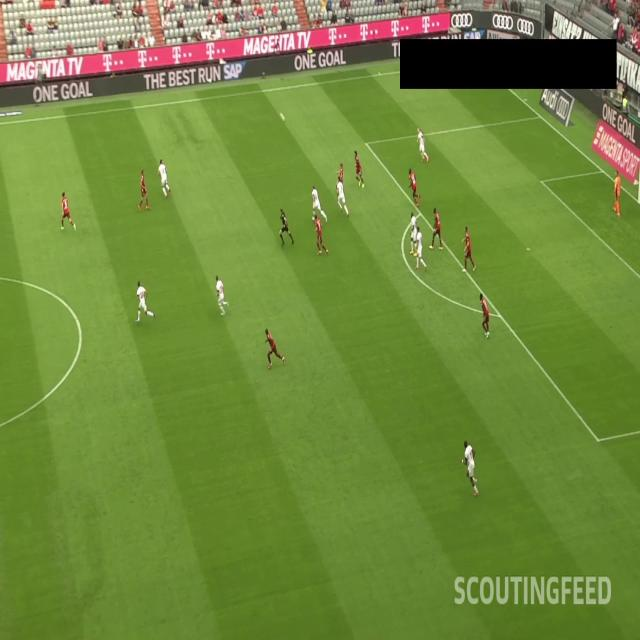
#> input picture data/dataset/train/images/A1606b0e6_0-12-_frame00012_jpg.rf.6cb65a91ec05e815172c285b5c241722.jpg, 640 x 640 px, given in place of A1606b0e6_0 (62).mp4, which was not available
$ jupyter execute --allow-errors 01_clasificacion_equipos.ipynb   (shell and % lines are left out)   (text cells are left out)
#> lines starting #> are read from the running program, lines starting #| are printed output that depends on the picture; after the words box and inside, x2 and y2 are one past the last pixel; in counts of white or black regions, pixels touching at a corner belong together; pictures that were not available may be replaced by others from this repository, and a replacement may not be noted
[cell 1]
import json
import cv2
import numpy as np
from pathlib import Path
from collections import defaultdict

REPO_ROOT = Path("../..").resolve()
VIDEO_IN = REPO_ROOT / "data" / "raw" / "A1606b0e6_0 (62).mp4"
TRACKING_JSON = REPO_ROOT / "data" / "tracking" / "tracking_A1606b0e6_62.json"

#> (the rest of this cell did not finish here and is left out)

[cell 2]
def color_camiseta(frame, bbox):
    """Color DOMINANTE del torso (BGR) por mini K-means sobre píxeles sin césped."""
    x1, y1, x2, y2 = [int(v) for v in bbox]
    h_box = y2 - y1
    w_box = x2 - x1
    if h_box < 10 or w_box < 4:
        return None
    ty1 = y1 + int(0.22 * h_box)
    ty2 = y1 + int(0.50 * h_box)
    tx1 = x1 + int(0.25 * w_box)
    tx2 = x2 - int(0.25 * w_box)
    crop = frame[max(ty1, 0):ty2, max(tx1, 0):tx2]
    if crop.size == 0:
        return None
    hsv = cv2.cvtColor(crop, cv2.COLOR_BGR2HSV)
    verde = cv2.inRange(hsv, (35, 40, 40), (85, 255, 255))
    pix = crop[verde == 0].astype(np.float32)
    if len(pix) < 30:
        return None
    if len(pix) > 300:
        idx = np.random.default_rng(0).choice(len(pix), 300, replace=False)
        pix = pix[idx]
    k = 3 if len(pix) >= 60 else 1
    if k == 1:
        return pix.mean(axis=0)
    criteria = (cv2.TERM_CRITERIA_EPS + cv2.TERM_CRITERIA_MAX_ITER, 20, 1.0)
    _, labels, centers = cv2.kmeans(pix, k, None, criteria, 3, cv2.KMEANS_PP_CENTERS)
    return centers[np.bincount(labels.ravel()).argmax()]

# Recorrer el vídeo guardando (frame, color, peso) por track
colores_track = defaultdict(list)   # id -> lista de (f_idx, BGR, peso)

cap = cv2.VideoCapture(str(VIDEO_IN))
#> (the rest of this cell did not finish here and is left out)

[cell 3]
# Validación visual: color mediano extraído de cada track
import matplotlib.pyplot as plt

medianas = {tid: np.median(np.array([c for f, c, p in v]), axis=0)
            for tid, v in colores_track.items() if len(v) >= 5}

tids_vis = sorted(medianas.keys())
n = len(tids_vis)
cols = 8
rows = (n + cols - 1) // cols

#> (the rest of this cell did not finish here and is left out)

[cell 4]
# Clasificación v5: equipo por detección (modelo equipación-césped) + división de
# tracks por cambio sostenido de equipo (corrige swaps inter-equipo del tracking)
def bgr_a_ab(colores_bgr):
    img = np.clip(np.array(colores_bgr), 0, 255).astype(np.uint8).reshape(-1, 1, 3)
    lab = cv2.cvtColor(img, cv2.COLOR_BGR2Lab).reshape(-1, 3).astype(np.float32)
    return lab[:, 1:3]

# ---- 0. Color del césped ----
cap = cv2.VideoCapture(str(VIDEO_IN))
total_f = int(cap.get(cv2.CAP_PROP_FRAME_COUNT))
muestras = []
for fi in range(0, total_f, 150):
    cap.set(cv2.CAP_PROP_POS_FRAMES, fi)
    ret, fr = cap.read()
    if not ret:
        continue
    hsv = cv2.cvtColor(fr, cv2.COLOR_BGR2HSV)
    masc = cv2.inRange(hsv, (35, 40, 40), (85, 255, 255)) > 0
    pix = fr[masc]
    if len(pix) > 1000:
        idx = np.random.default_rng(0).choice(len(pix), 1000, replace=False)
        muestras.append(pix[idx])
#> this loop made 1 pass
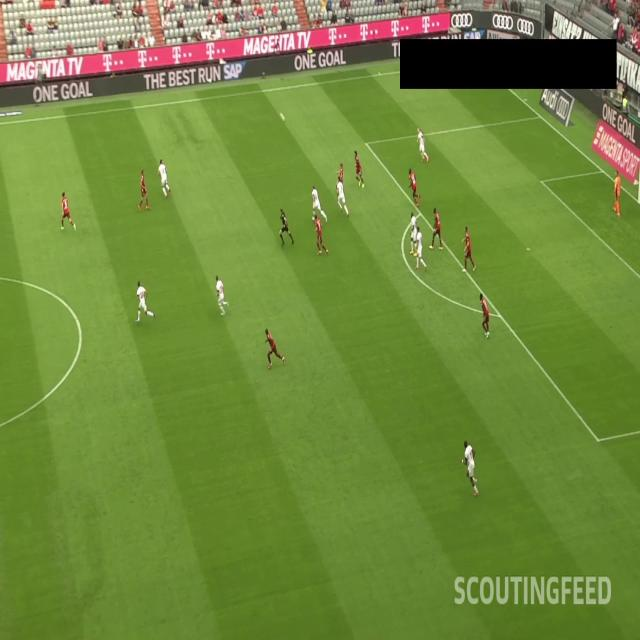
#> input picture data/dataset/train/images/A1606b0e6_0-12-_frame00012_jpg.rf.6cb65a91ec05e815172c285b5c241722.jpg, 640 x 640 px, given in place of A1606b0e6_0 (62).mp4, which was not available
#> pass 1, `masc = cv2.inRange(hsv, (35, 40, 40), (85, 255, 255)) > 0`:
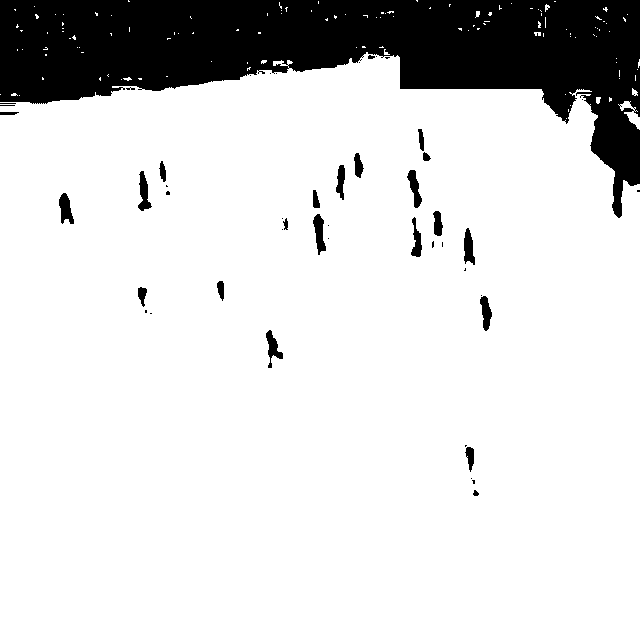
#> masc: shape (640, 640) bool; 84.9% white; 49 black regions (26 under 20 px), largest, box (x1, y1, x2, y2) and area: (0, 0, 640, 218) 58280, (313, 214, 326, 255) 304, (138, 171, 152, 211) 290
#> fr is the input picture: shape (640, 640, 3); mean B, G, R 60.8, 136.6, 111.9
#> after the loop, muestras = 1 item
cap.release()
cesped_bgr = np.median(np.vstack(muestras).astype(float), axis=0)
#> cesped_bgr = [51, 140, 105]
ab_cesped = bgr_a_ab([cesped_bgr])[0]
#> in bgr_a_ab, `img = np.clip(np.array(colores_bgr), 0, 255).astype(np.uint8).reshape(..`: img = [[51, 140, 105]]
#> in bgr_a_ab, `lab = cv2.cvtColor(img, cv2.COLOR_BGR2Lab).reshape(-1, 3).astype(np.fl..`: lab = [[138, 101, 170]]
#> ab_cesped = [101, 170]

# ---- 1. Aplanar detecciones (con frame) ----
det_frames, det_colors, det_pesos, det_tids = [], [], [], []
for tid, lst in colores_track.items():
    for (f, c, p) in lst:
        det_frames.append(f)
        det_colors.append(c)
        det_pesos.append(p)
        det_tids.append(int(tid))
det_frames = np.array(det_frames)
#> (the rest of this cell did not finish here and is left out)

$ run again, on data/dataset/train/images/A1606b0e6_0-12-_frame00108_jpg.rf.46f72990a8c6fdba9d09803c40d328a3.jpg
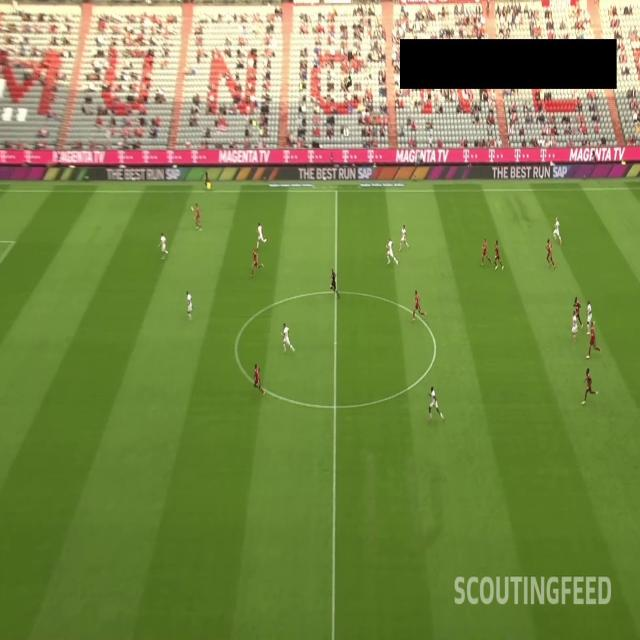
#> input picture data/dataset/train/images/A1606b0e6_0-12-_frame00108_jpg.rf.46f72990a8c6fdba9d09803c40d328a3.jpg, 640 x 640 px, given in place of A1606b0e6_0 (62).mp4, which was not available
#> the loop `for fi in range(0, total_f, 150):` made 1 pass
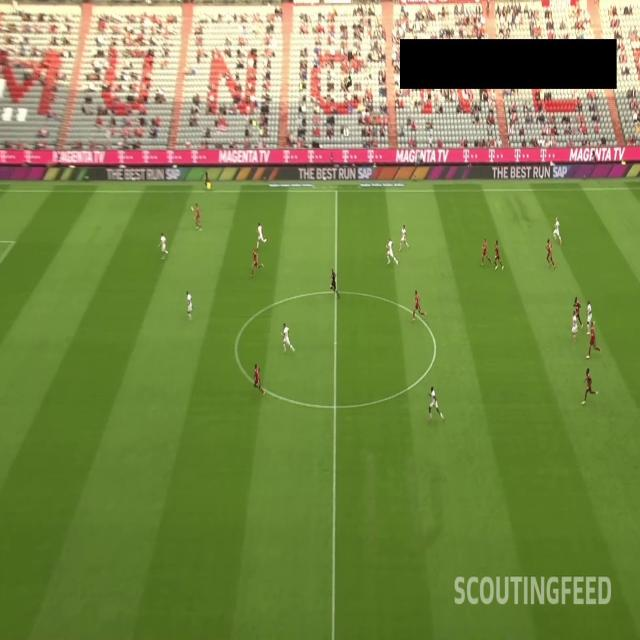
#> input picture data/dataset/train/images/A1606b0e6_0-12-_frame00108_jpg.rf.46f72990a8c6fdba9d09803c40d328a3.jpg, 640 x 640 px, given in place of A1606b0e6_0 (62).mp4, which was not available
#> pass 1, `masc = cv2.inRange(hsv, (35, 40, 40), (85, 255, 255)) > 0`:
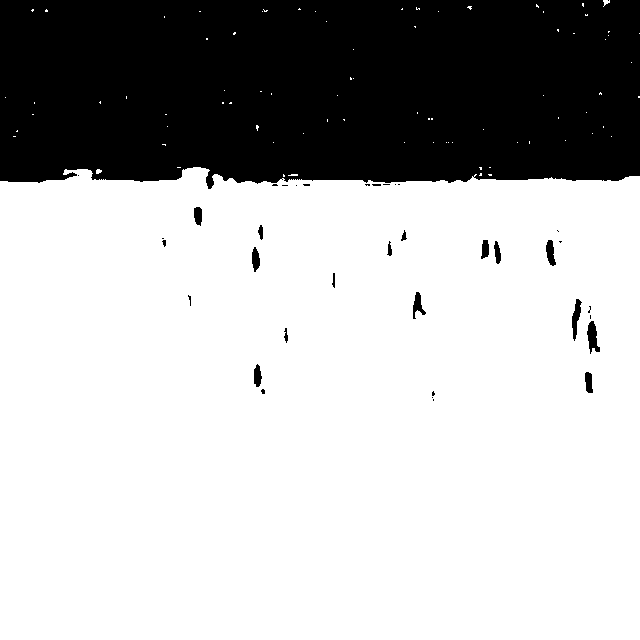
#> masc: shape (640, 640) bool; 71.6% white; 38 black regions (22 under 20 px), largest, box (x1, y1, x2, y2) and area: (0, 0, 640, 189) 114536, (587, 321, 600, 354) 247, (572, 299, 582, 341) 210
#> fr is the input picture: shape (640, 640, 3); mean B, G, R 72.9, 136.3, 121.8
#> after the loop `for fi in range(0, total_f, 150):`: muestras = 1 item
#> cesped_bgr = [46, 129, 97]
#> img = [[46, 129, 97]]
#> lab = [[128, 103, 168]]
#> ab_cesped = [103, 168]

$ run again, on data/dataset/train/images/A1606b0e6_0-12-_frame00228_jpg.rf.a721b9d42ca3513a51a9abd9c06dbcfb.jpg
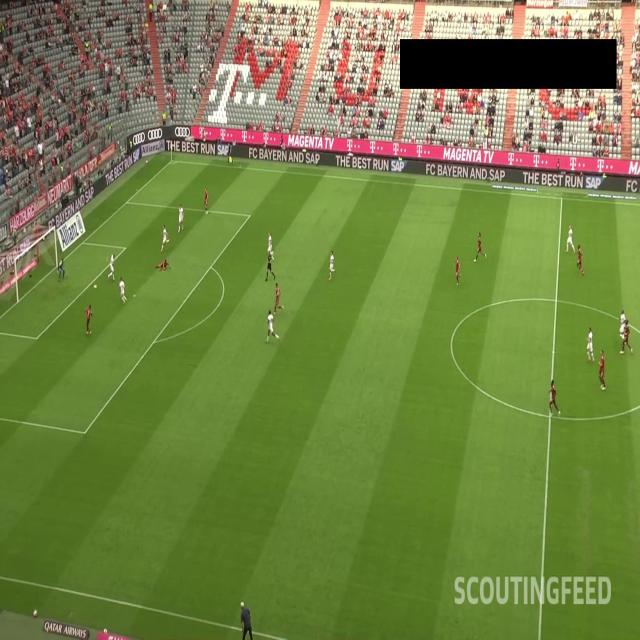
#> input picture data/dataset/train/images/A1606b0e6_0-12-_frame00228_jpg.rf.a721b9d42ca3513a51a9abd9c06dbcfb.jpg, 640 x 640 px, given in place of A1606b0e6_0 (62).mp4, which was not available
#> the loop `for fi in range(0, total_f, 150):` made 1 pass
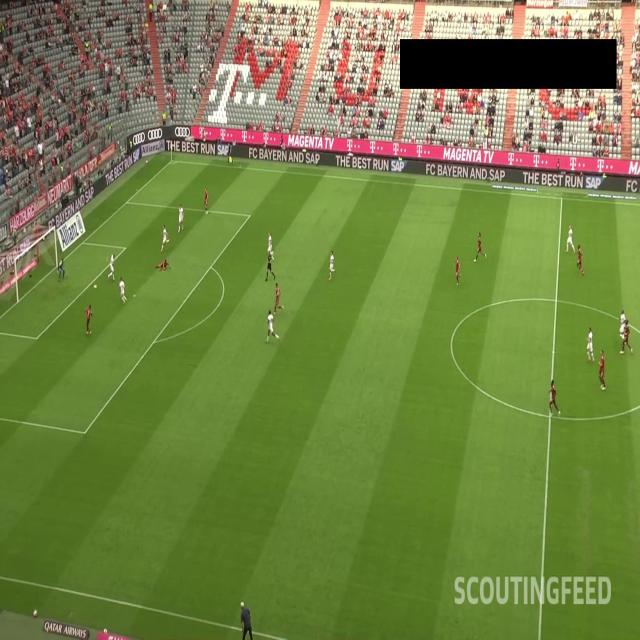
#> input picture data/dataset/train/images/A1606b0e6_0-12-_frame00228_jpg.rf.a721b9d42ca3513a51a9abd9c06dbcfb.jpg, 640 x 640 px, given in place of A1606b0e6_0 (62).mp4, which was not available
#> pass 1, `masc = cv2.inRange(hsv, (35, 40, 40), (85, 255, 255)) > 0`:
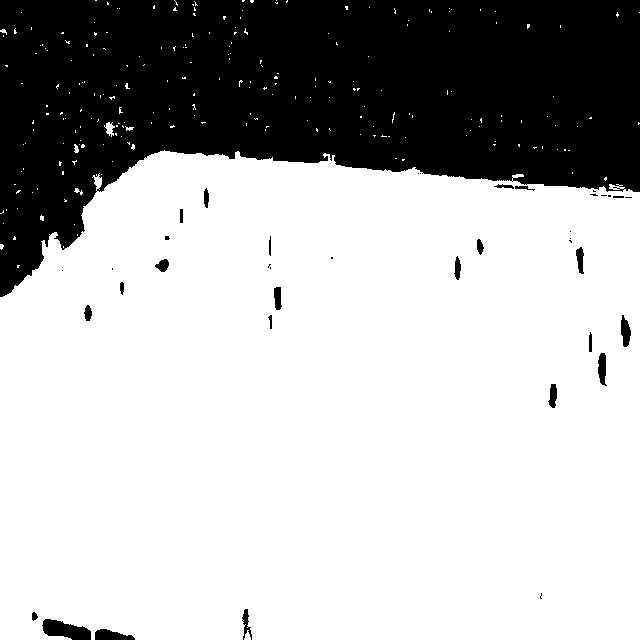
#> masc: shape (640, 640) bool; 70.9% white; 40 black regions (17 under 20 px), largest, box (x1, y1, x2, y2) and area: (0, 0, 640, 297) 116232, (42, 619, 91, 640) 667, (95, 629, 135, 640) 304
#> fr is the input picture: shape (640, 640, 3); mean B, G, R 68.4, 130.2, 114
#> after the loop `for fi in range(0, total_f, 150):`: muestras = 1 item
#> cesped_bgr = [47, 132, 98]
#> img = [[47, 132, 98]]
#> lab = [[130, 102, 169]]
#> ab_cesped = [102, 169]

$ run again, on data/dataset/train/images/A1606b0e6_0-12-_frame00432_jpg.rf.d3897bc4042b5603d773132a978ed3e0.jpg
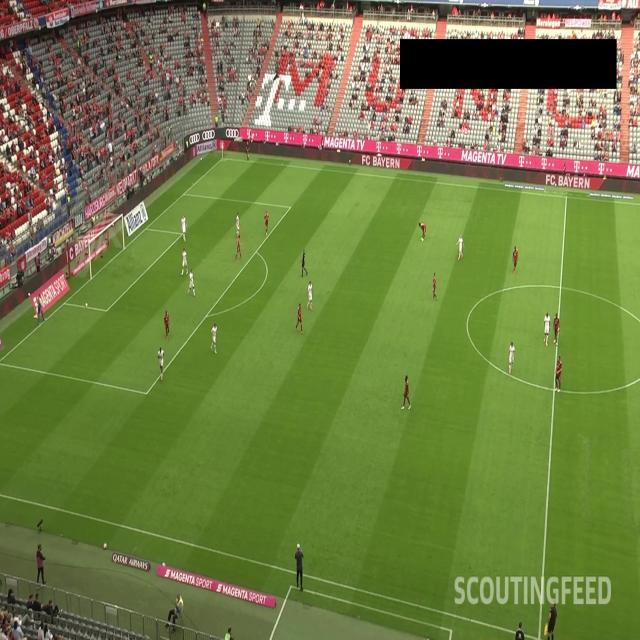
#> input picture data/dataset/train/images/A1606b0e6_0-12-_frame00432_jpg.rf.d3897bc4042b5603d773132a978ed3e0.jpg, 640 x 640 px, given in place of A1606b0e6_0 (62).mp4, which was not available
#> the loop `for fi in range(0, total_f, 150):` made 1 pass
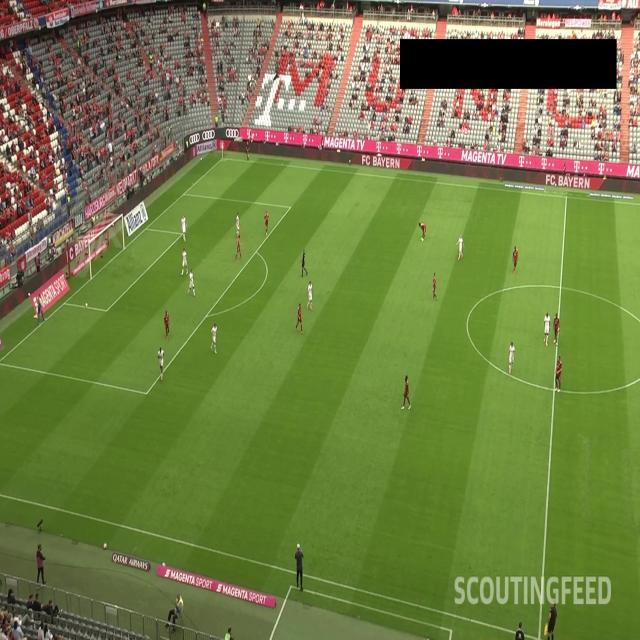
#> input picture data/dataset/train/images/A1606b0e6_0-12-_frame00432_jpg.rf.d3897bc4042b5603d773132a978ed3e0.jpg, 640 x 640 px, given in place of A1606b0e6_0 (62).mp4, which was not available
#> pass 1, `masc = cv2.inRange(hsv, (35, 40, 40), (85, 255, 255)) > 0`:
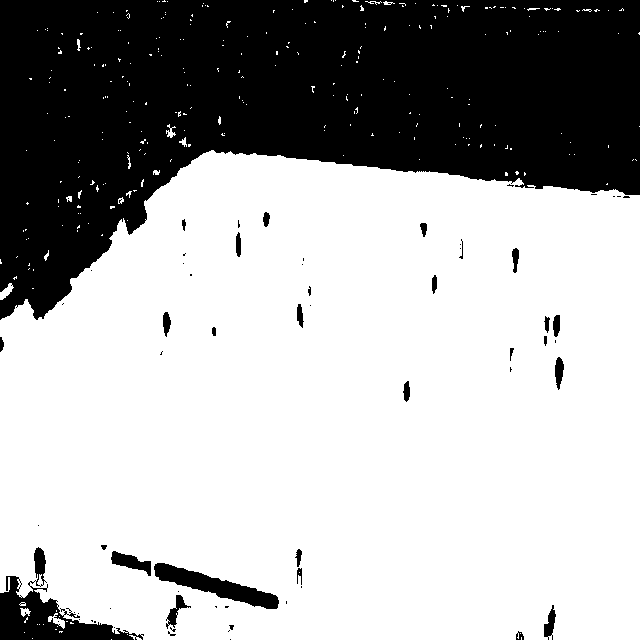
#> masc: shape (640, 640) bool; 67.4% white; 67 black regions (39 under 20 px), largest, box (x1, y1, x2, y2) and area: (0, 0, 640, 320) 124506, (0, 547, 144, 640) 4118, (154, 563, 279, 609) 2035
#> fr is the input picture: shape (640, 640, 3); mean B, G, R 67.5, 125.2, 111.7
#> after the loop `for fi in range(0, total_f, 150):`: muestras = 1 item
#> cesped_bgr = [48.5, 134, 100]
#> img = [[48, 134, 100]]
#> lab = [[132, 102, 169]]
#> ab_cesped = [102, 169]
